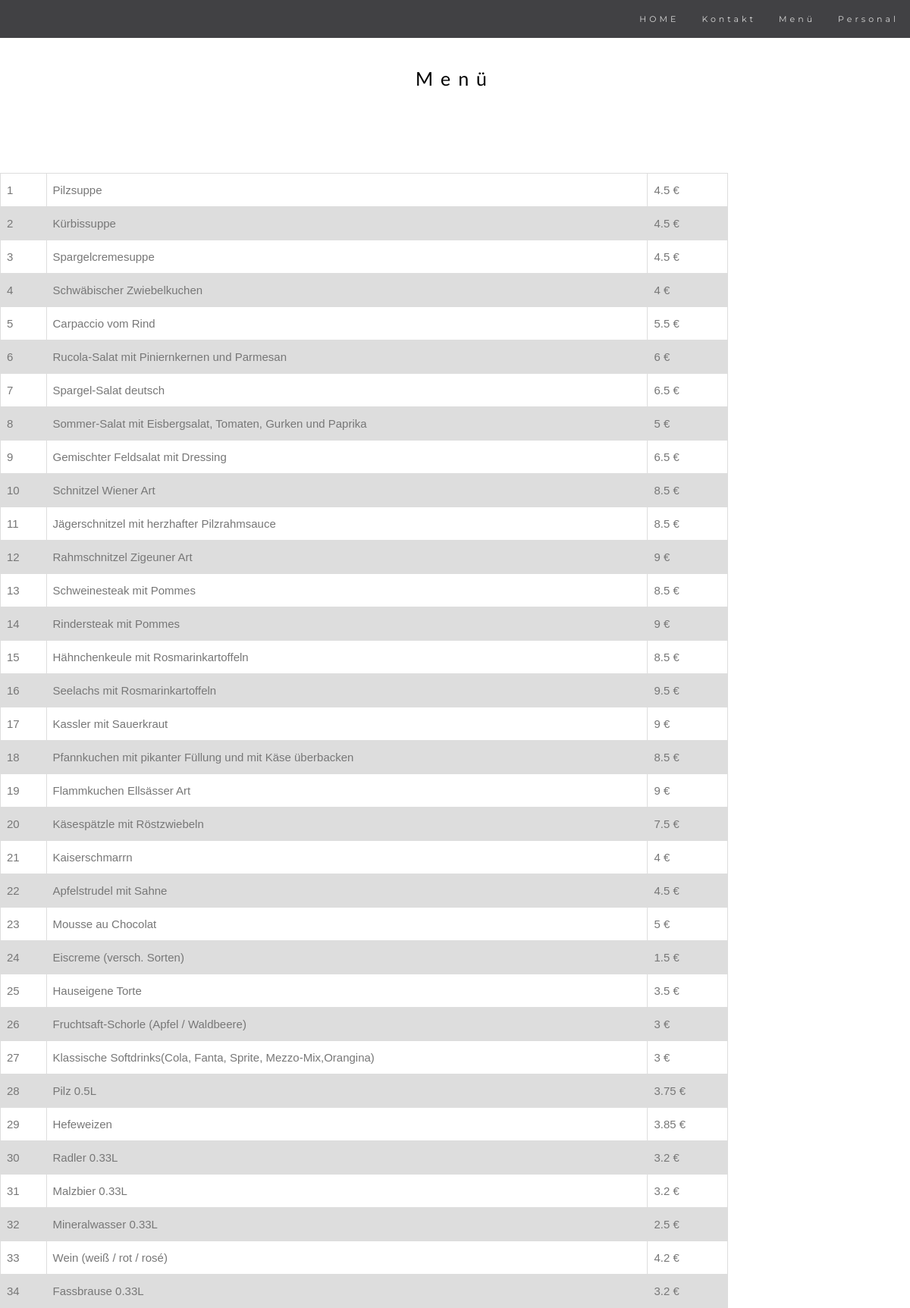
The page /MenümitPHP.php on the database its author committed.
### tables this page shows
CREATE TABLE `speisentabelle` (
  `ID` int(11) NOT NULL,
  `speise` text NOT NULL,
  `preis` float UNSIGNED NOT NULL
);

### MenümitPHP.php (the view, shortened to what this page needs)
<!DOCTYPE html>
<html lang="en">
<head>
  <link rel="stylesheet" href="https://maxcdn.bootstrapcdn.com/bootstrap/3.3.7/css/bootstrap.min.css">
  <link rel="stylesheet" href="../CSS/style.css" media="screen">
</head>
<body>
  <nav class="navbar navbar-default navbar-fixed-top">
    <div class="container-fluid">
      <div class="collapse navbar-collapse" id="myNavbar">
        <ul class="nav navbar-nav navbar-right">
        <li><a href="./Home.php">HOME</a></li>
          <li><a href="./Kontakt.php">Kontakt</a></li>
          <li><a href="./Menü.php">Menü</a></li>
          <li><a href="./PersonalLogin.php">Personal</a></li>
        </ul>
      </div>
    </div>
  </nav>
  <div class="container text-center">
    <h1>Menü</h1>
  </div>
	<?php
    $servername = "localhost";
    $dbname   = "website_food_palace";
    $username = "root";
    $password = "";
    $conn = mysqli_connect($servername, $username, $password, $dbname);
mysqli_set_charset($conn, "utf8");
    $sql = "SELECT * FROM speisentabelle;";
    $result = mysqli_query($conn, $sql);
echo '<table border="1">';
while ($zeile = mysqli_fetch_assoc($result))
{
  echo "<tr>";
 echo "<td>". $zeile['ID'] . "</td>";
 echo "<td>". $zeile['speise'] . "</td>";
 echo "<td>". $zeile['preis']. " €</td>";
 echo "</tr>";
}
echo '</table>';
?>
</body>
</html>

### Abgabe_Restaurant/CSS/style.css (style rules this page uses)
body { font: 400 15px/1.8 Lato, sans-serif; color: #777; }
h1 { margin: 10px 0 30px 0; letter-spacing: 10px; font-size: 25px; color: #000 }
li { list-style: none; }
.container { padding: 80px 120px; }
.navbar { font-family: Montserrat, sans-serif; margin-bottom: 0; background-color: #2d2d30; border: 0; font-size: 11px !important; letter-spacing: 4px; opacity: 0.9; }
.navbar li a, .navbar .navbar-brand { color: #d5d5d5 !important; }
table { font-family: Arial, sans-serif; border-collapse: collapse; width: 80% }
td { border: 1px solid #dddddd; text-align: left; padding: 8px; }
tr:nth-child(even) { background-color: #dddddd; }

### rows shown on the page
speisentabelle: ID "1", speise "Pilzsuppe", preis "4.5"
speisentabelle: ID "2", speise "Kürbissuppe", preis "4.5"
speisentabelle: ID "3", speise "Spargelcremesuppe", preis "4.5"
speisentabelle: ID "4", speise "Schwäbischer Zwiebelkuchen", preis "4"
speisentabelle: ID "5", speise "Carpaccio vom Rind", preis "5.5"
speisentabelle: ID "6", speise "Rucola-Salat mit Piniernkernen und Parmesan", preis "6"
speisentabelle: ID "7", speise "Spargel-Salat deutsch", preis "6.5"
speisentabelle: ID "8", speise "Sommer-Salat mit Eisbergsalat, Tomaten, Gurken und Paprika", preis "5"
speisentabelle: ID "9", speise "Gemischter Feldsalat mit Dressing", preis "6.5"
speisentabelle: ID "10", speise "Schnitzel Wiener Art", preis "8.5"
speisentabelle: ID "11", speise "Jägerschnitzel mit herzhafter Pilzrahmsauce", preis "8.5"
speisentabelle: ID "12", speise "Rahmschnitzel Zigeuner Art", preis "9"
speisentabelle: ID "13", speise "Schweinesteak mit Pommes", preis "8.5"
speisentabelle: ID "14", speise "Rindersteak mit Pommes", preis "9"
speisentabelle: ID "15", speise "Hähnchenkeule mit Rosmarinkartoffeln", preis "8.5"
speisentabelle: ID "16", speise "Seelachs mit Rosmarinkartoffeln", preis "9.5"
speisentabelle: ID "17", speise "Kassler mit Sauerkraut", preis "9"
speisentabelle: ID "18", speise "Pfannkuchen mit pikanter Füllung und mit Käse überbacken", preis "8.5"
speisentabelle: ID "19", speise "Flammkuchen Ellsässer Art", preis "9"
speisentabelle: ID "20", speise "Käsespätzle mit Röstzwiebeln", preis "7.5"
speisentabelle: ID "21", speise "Kaiserschmarrn", preis "4"
speisentabelle: ID "22", speise "Apfelstrudel mit Sahne", preis "4.5"
speisentabelle: ID "23", speise "Mousse au Chocolat", preis "5"
speisentabelle: ID "24", speise "Eiscreme (versch. Sorten)", preis "1.5"
speisentabelle: ID "25", speise "Hauseigene Torte", preis "3.5"
speisentabelle: ID "26", speise "Fruchtsaft-Schorle (Apfel / Waldbeere)", preis "3"
speisentabelle: ID "27", speise "Klassische Softdrinks(Cola, Fanta, Sprite, Mezzo-Mix,Orangina)", preis "3"
speisentabelle: ID "28", speise "Pilz 0.5L", preis "3.75"
speisentabelle: ID "29", speise "Hefeweizen", preis "3.85"
speisentabelle: ID "30", speise "Radler 0.33L", preis "3.2"
speisentabelle: ID "31", speise "Malzbier 0.33L", preis "3.2"
speisentabelle: ID "32", speise "Mineralwasser 0.33L", preis "2.5"
speisentabelle: ID "33", speise "Wein (weiß / rot / rosé)", preis "4.2"
speisentabelle: ID "34", speise "Fassbrause 0.33L", preis "3.2"
